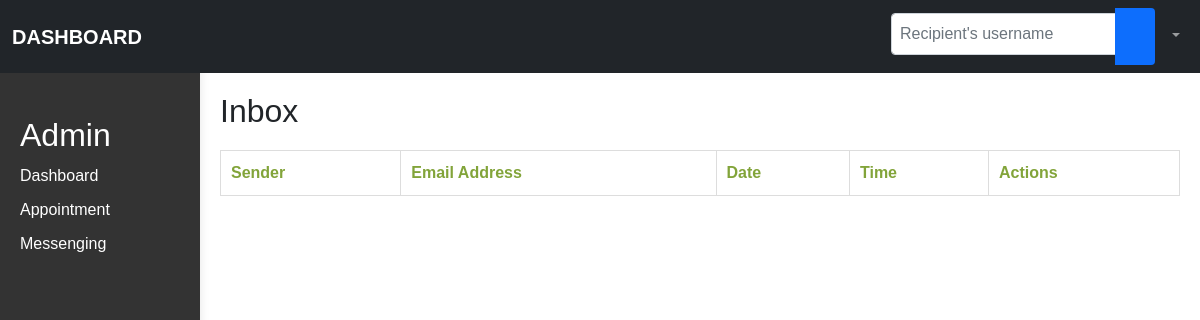
Before: /messenging.php with the older database file.
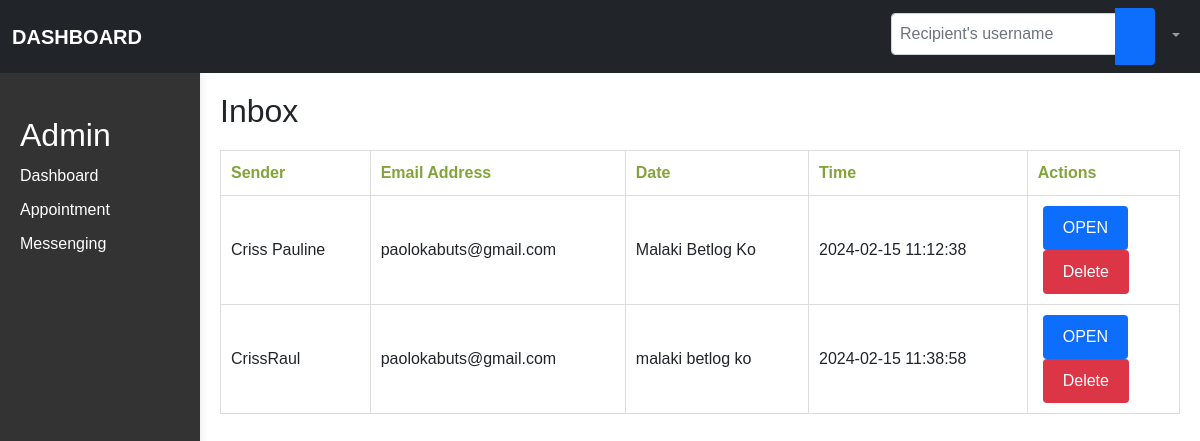
After: the same page with the newer database file.
### tables this page shows
CREATE TABLE `contact_form_submissions` (
  `id` int(11) NOT NULL,
  `name` varchar(255) NOT NULL,
  `email` varchar(255) NOT NULL,
  `message` text NOT NULL,
  `submission_time` timestamp NOT NULL DEFAULT current_timestamp()
);

### messenging.php (the view, shortened to what this page needs)
<?php
require_once 'config/db.php';
?>
<!DOCTYPE html>
<html lang="en">
<head>
<link href="https://cdn.jsdelivr.net/npm/bootstrap@5.0.2/dist/css/bootstrap.min.css" rel="stylesheet">
  <link href="https://cdn.jsdelivr.net/npm/bootstrap@5.1.3/dist/css/bootstrap.min.css" rel="stylesheet">
</head>
<body>
<aside>
    <br>
    <br>
    <br>
    <br>
        <h2>Admin</h2>
        <ul>
            <li><a href="dashboard.php">Dashboard</a></li>
            <li><a href="apointment.php">Appointment</a></li>
            <li><a href="messenging.php">Messenging</a></li>
        </ul>
    </aside>
    <main>
  <nav class="navbar navbar-expand-lg navbar-dark bg-dark fixed-top">
    <div class="container-fluid">
      <a class="navbar-brand fw-bold me-auto" href="dashbroad.php">DASHBOARD</a>
      <div class="collapse navbar-collapse" id="navbarSupportedContent">
        <form class="d-flex ms-auto">
          <div class="input-group my-3 my-lg-0">
            <input type="text" class="form-control" placeholder="Recipient's username" aria-label="Recipient's username" aria-describedby="button-addon2">
            <button class="btn btn-primary" type="button" id="button-addon2"><i class="bi bi-search"></i></button>
          </div>
        </form>
        <ul class="navbar-nav mb-2 mb-lg-0">
          <li class="nav-item dropdown">
            <a class="nav-link dropdown-toggle" href="#" id="navbarDropdown" role="button" data-bs-toggle="dropdown" aria-expanded="false">
            </a>
          </li>
        </ul>
  </nav>
  <br>
  <br>
  <br>
<h2>Inbox</h2>
<table>
    <thead>
        <tr>
            <th>Sender</th>
            <th>Email Address</th>
            <th>Date</th>
            <th>Time</th>
            <th>Actions</th>
        </tr>
    </thead>
    <tbody>
        <?php
$result = $conn->query("SELECT * FROM contact_form_submissions");
while ($row = $result->fetch_assoc()) {
    echo "<tr>
            <td>" . $row['name'] . "</td>
            <td>" . $row['email'] . "</td>
            <td>" . $row['message'] . "</td>
            <td>" . $row['submission_time'] . "</td>
            <td>
                <button class='btn btn-primary' data-bs-toggle='modal' data-bs-target='#messageModal" . $row["id"] . "'>OPEN</button>
                <form action='config/deletemessage.php' method='post'>
                    <input type='hidden' name='id' value='" . $row['id'] . "'>
                    <button type='submit' name='delete' class='btn btn-danger'>Delete</button>
                </form>
            </td>
          </tr>";
}
echo "</tbody></table>";
?>
</body>
</html>

Changed rows visible on the page:
added contact_form_submissions: name "Criss Pauline", email "paolokabuts@gmail.com", message "Malaki Betlog Ko", submission_time "2024-02-15 11:12:38"
added contact_form_submissions: name "CrissRaul", email "paolokabuts@gmail.com", message "malaki betlog ko", submission_time "2024-02-15 11:38:58"
